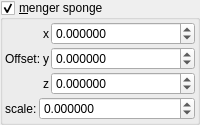
    <widget class="MyGroupBox" name="groupCheck_transf_function_enabledN_false">
     <property name="title">
      <string>&amp;menger sponge</string>
     </property>
     <property name="checkable">
      <bool>true</bool>
     </property>
     <layout class="QVBoxLayout" name="verticalLayout_17" stretch="0,0">
      <property name="spacing">
       <number>2</number>
      </property>
      <property name="leftMargin">
       <number>2</number>
      </property>
      <property name="topMargin">
       <number>2</number>
      </property>
      <property name="rightMargin">
       <number>2</number>
      </property>
      <property name="bottomMargin">
       <number>2</number>
      </property>
      <item>
       <layout class="QGridLayout" name="gridLayout_27" columnstretch="0,0,1">
        <property name="spacing">
         <number>2</number>
        </property>
        <item row="1" column="0">
         <widget class="QLabel" name="label_137">
          <property name="text">
           <string>Offset:</string>
          </property>
         </widget>
        </item>
        <item row="0" column="1">
         <widget class="QLabel" name="label_138">
          <property name="sizePolicy">
           <sizepolicy hsizetype="Preferred" vsizetype="Preferred">
            <horstretch>0</horstretch>
            <verstretch>0</verstretch>
           </sizepolicy>
          </property>
          <property name="text">
           <string notr="true">x</string>
          </property>
          <property name="alignment">
           <set>Qt::AlignRight|Qt::AlignTrailing|Qt::AlignVCenter</set>
          </property>
         </widget>
        </item>
        <item row="2" column="2">
         <widget class="MyDoubleSpinBox" name="spinbox3_transf_offsetA_000_z">
          <property name="sizePolicy">
           <sizepolicy hsizetype="Minimum" vsizetype="Maximum">
            <horstretch>0</horstretch>
            <verstretch>0</verstretch>
           </sizepolicy>
          </property>
          <property name="prefix">
           <string/>
          </property>
          <property name="suffix">
           <string/>
          </property>
          <property name="decimals">
           <number>6</number>
          </property>
          <property name="minimum">
           <double>-99.989999999999995</double>
          </property>
          <property name="maximum">
           <double>99.989999999999995</double>
          </property>
          <property name="singleStep">
           <double>0.100000000000000</double>
          </property>
         </widget>
        </item>
        <item row="1" column="1">
         <widget class="QLabel" name="label_139">
          <property name="sizePolicy">
           <sizepolicy hsizetype="Preferred" vsizetype="Preferred">
            <horstretch>0</horstretch>
            <verstretch>0</verstretch>
           </sizepolicy>
          </property>
          <property name="text">
           <string notr="true">y</string>
          </property>
          <property name="alignment">
           <set>Qt::AlignRight|Qt::AlignTrailing|Qt::AlignVCenter</set>
          </property>
         </widget>
        </item>
        <item row="0" column="2">
         <widget class="MyDoubleSpinBox" name="spinbox3_transf_offsetA_000_x">
          <property name="sizePolicy">
           <sizepolicy hsizetype="Minimum" vsizetype="Maximum">
            <horstretch>0</horstretch>
            <verstretch>0</verstretch>
           </sizepolicy>
          </property>
          <property name="prefix">
           <string/>
          </property>
          <property name="suffix">
           <string/>
          </property>
          <property name="decimals">
           <number>6</number>
          </property>
          <property name="minimum">
           <double>-99.989999999999995</double>
          </property>
          <property name="maximum">
           <double>99.989999999999995</double>
          </property>
          <property name="singleStep">
           <double>0.100000000000000</double>
          </property>
         </widget>
        </item>
        <item row="1" column="2">
         <widget class="MyDoubleSpinBox" name="spinbox3_transf_offsetA_000_y">
          <property name="sizePolicy">
           <sizepolicy hsizetype="Minimum" vsizetype="Maximum">
            <horstretch>0</horstretch>
            <verstretch>0</verstretch>
           </sizepolicy>
          </property>
          <property name="prefix">
           <string/>
          </property>
          <property name="suffix">
           <string/>
          </property>
          <property name="decimals">
           <number>6</number>
          </property>
          <property name="minimum">
           <double>-99.989999999999995</double>
          </property>
          <property name="maximum">
           <double>99.989999999999995</double>
          </property>
          <property name="singleStep">
           <double>0.100000000000000</double>
          </property>
         </widget>
        </item>
        <item row="2" column="1">
         <widget class="QLabel" name="label_146">
          <property name="sizePolicy">
           <sizepolicy hsizetype="Preferred" vsizetype="Preferred">
            <horstretch>0</horstretch>
            <verstretch>0</verstretch>
           </sizepolicy>
          </property>
          <property name="text">
           <string notr="true">z</string>
          </property>
          <property name="alignment">
           <set>Qt::AlignRight|Qt::AlignTrailing|Qt::AlignVCenter</set>
          </property>
         </widget>
        </item>
       </layout>
      </item>
      <item>
       <layout class="QGridLayout" name="gridLayout_32" columnstretch="0,1">
        <property name="spacing">
         <number>2</number>
        </property>
        <item row="1" column="0">
         <widget class="QLabel" name="label_151">
          <property name="text">
           <string>scale:</string>
          </property>
         </widget>
        </item>
        <item row="1" column="1">
         <widget class="MyDoubleSpinBox" name="spinbox_transf_scale_3">
          <property name="sizePolicy">
           <sizepolicy hsizetype="Minimum" vsizetype="Maximum">
            <horstretch>0</horstretch>
            <verstretch>0</verstretch>
           </sizepolicy>
          </property>
          <property name="prefix">
           <string/>
          </property>
          <property name="suffix">
           <string/>
          </property>
          <property name="decimals">
           <number>6</number>
          </property>
          <property name="minimum">
           <double>-100000.000000000000000</double>
          </property>
          <property name="maximum">
           <double>100000.000000000000000</double>
          </property>
          <property name="singleStep">
           <double>0.100000000000000</double>
          </property>
         </widget>
        </item>
       </layout>
      </item>
     </layout>
    </widget>
